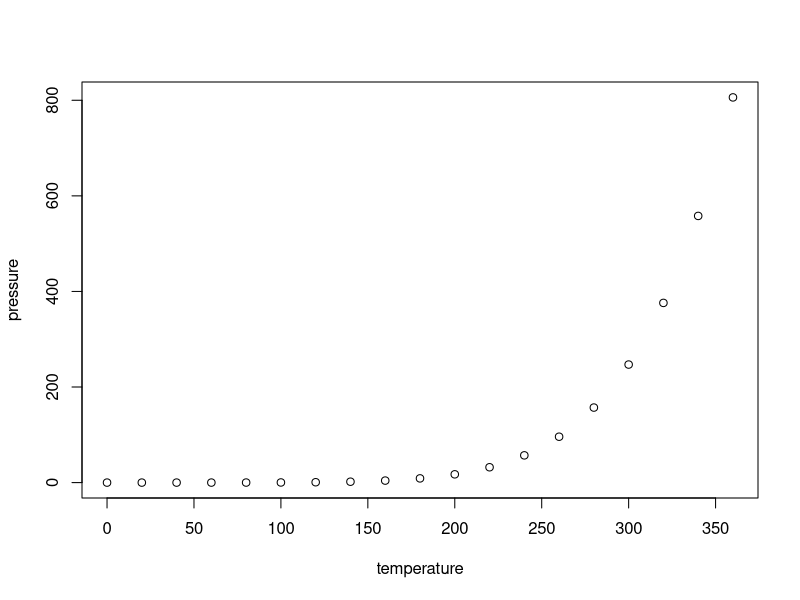
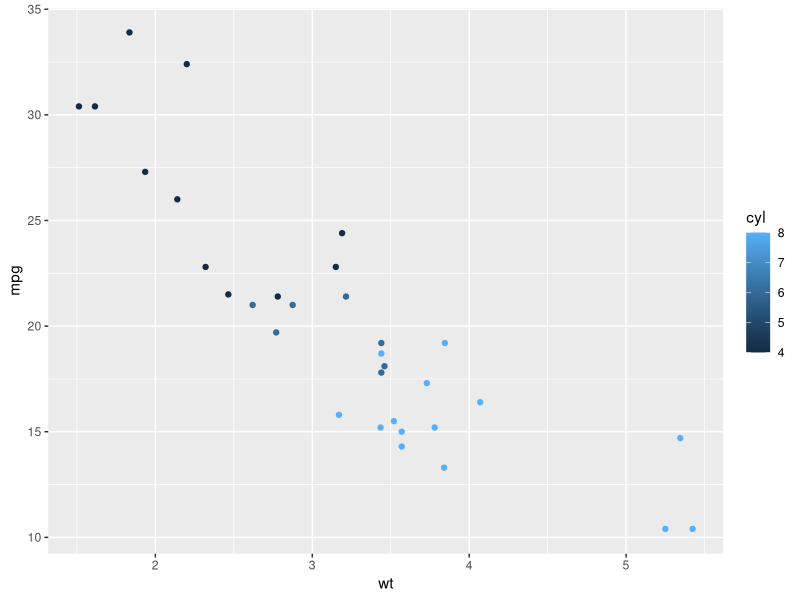

The R source for these figures, in order:
## ---- chunk 1
knitr::opts_chunk$set(echo = TRUE)
library(tidyverse)
## ---- chunk 2
summary(cars)
## ---- chunk 3
plot(pressure)
## ---- chunk 4
library(tidyverse)
## ---- chunk 5
# a basic plot
my_plot <- ggplot(data = mtcars, aes(x = wt, y = mpg)) +
  geom_point()

# adding color
my_plot <- ggplot(data = mtcars, aes(x = wt, y = mpg)) +
  geom_point(color = "blue")

# mapping a variable to color
my_plot <- ggplot(data = mtcars, aes(x = wt, y = mpg, color = cyl)) +
  geom_point()

my_plot
## ---- chunk 6
data()
## ---- chunk 7
?iris
